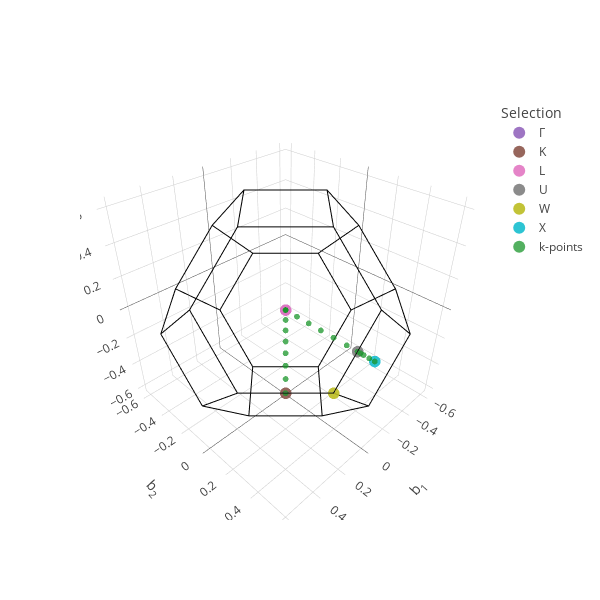

The notebook cell this image was saved under:
### Code cell
# We can display our Brillouin zone with all special points and the sampled band path
scf.kpts.build().view()

### Figure 1 — Plotly figure (JSON) as saved in the notebook; plotly's stock layout.template omitted (floating-point values rounded to 4 significant figures)
{"data": [{"marker": {"color": "black", "size": 0.1}, "name": "Brillouin zone", "showlegend": false, "type": "scatter3d", "x": [0.6122, 0.3061, 2.825e-16, 3.227e-16, 0.3061, 0.6122, 0.6122], "y": [1.715e-16, 1.21e-16, 0.3061, 0.6122, 0.6122, 0.3061, 1.715e-16], "z": [-0.3061, -0.6122, -0.6122, -0.3061, -2.32e-16, -1.715e-16, -0.3061]}, {"marker": {"color": "black", "size": 0.1}, "name": "Brillouin zone", "showlegend": false, "type": "scatter3d", "x": [2.825e-16, -0.3061, -1.988e-17, 0.3061, 2.825e-16], "y": [0.3061, -2.419e-16, -0.3061, 1.21e-16, 0.3061], "z": [-0.6122, -0.6122, -0.6122, -0.6122, -0.6122]}, {"marker": {"color": "black", "size": 0.1}, "name": "Brillouin zone", "showlegend": false, "type": "scatter3d", "x": [-1.988e-17, 4.018e-17, -0.3061, -0.6122, -0.6122, -0.3061, -1.988e-17], "y": [-0.3061, -0.6122, -0.6122, -0.3061, -8.078e-17, -2.419e-16, -0.3061], "z": [-0.6122, -0.3061, 2.32e-16, 1.715e-16, -0.3061, -0.6122, -0.6122]}, {"marker": {"color": "black", "size": 0.1}, "name": "Brillouin zone", "showlegend": false, "type": "scatter3d", "x": [0.6122, 0.3061, -2.22e-16, -2.22e-16, 0.3061, 0.6122, 0.6122], "y": [1.11e-16, 0.0, -0.3061, -0.6122, -0.6122, -0.3061, 1.11e-16], "z": [0.3061, 0.6122, 0.6122, 0.3061, -1.11e-16, 0.0, 0.3061]}, {"marker": {"color": "black", "size": 0.1}, "name": "Brillouin zone", "showlegend": false, "type": "scatter3d", "x": [0.6122, 0.6122, 0.6122, 0.6122, 0.6122], "y": [1.715e-16, -0.3061, 1.11e-16, 0.3061, 1.715e-16], "z": [-0.3061, 0.0, 0.3061, -1.715e-16, -0.3061]}, {"marker": {"color": "black", "size": 0.1}, "name": "Brillouin zone", "showlegend": false, "type": "scatter3d", "x": [4.018e-17, -0.3061, -2.22e-16, 0.3061, 4.018e-17], "y": [-0.6122, -0.6122, -0.6122, -0.6122, -0.6122], "z": [-0.3061, 2.32e-16, 0.3061, -1.11e-16, -0.3061]}, {"marker": {"color": "black", "size": 0.1}, "name": "Brillouin zone", "showlegend": false, "type": "scatter3d", "x": [0.6122, 0.3061, -1.988e-17, 4.018e-17, 0.3061, 0.6122, 0.6122], "y": [1.715e-16, 1.21e-16, -0.3061, -0.6122, -0.6122, -0.3061, 1.715e-16], "z": [-0.3061, -0.6122, -0.6122, -0.3061, -1.11e-16, 0.0, -0.3061]}, {"marker": {"color": "black", "size": 0.1}, "name": "Brillouin zone", "showlegend": false, "type": "scatter3d", "x": [-0.6122, -0.3061, 1.11e-16, 0.0, -0.3061, -0.6122, -0.6122], "y": [-1.11e-16, 0.0, 0.3061, 0.6122, 0.6122, 0.3061, -1.11e-16], "z": [0.3061, 0.6122, 0.6122, 0.3061, 0.0, 1.11e-16, 0.3061]}, {"marker": {"color": "black", "size": 0.1}, "name": "Brillouin zone", "showlegend": false, "type": "scatter3d", "x": [3.227e-16, -0.3061, 0.0, 0.3061, 3.227e-16], "y": [0.6122, 0.6122, 0.6122, 0.6122, 0.6122], "z": [-0.3061, 0.0, 0.3061, -2.32e-16, -0.3061]}, {"marker": {"color": "black", "size": 0.1}, "name": "Brillouin zone", "showlegend": false, "type": "scatter3d", "x": [0.3061, 1.11e-16, -0.3061, -2.22e-16, 0.3061], "y": [0.0, 0.3061, 0.0, -0.3061, 0.0], "z": [0.6122, 0.6122, 0.6122, 0.6122, 0.6122]}, {"marker": {"color": "black", "size": 0.1}, "name": "Brillouin zone", "showlegend": false, "type": "scatter3d", "x": [-0.6122, -0.6122, -0.6122, -0.6122, -0.6122], "y": [-0.3061, -8.078e-17, 0.3061, -1.11e-16, -0.3061], "z": [1.715e-16, -0.3061, 1.11e-16, 0.3061, 1.715e-16]}, {"marker": {"color": "black", "size": 0.1}, "name": "Brillouin zone", "showlegend": false, "type": "scatter3d", "x": [-0.6122, -0.3061, -2.22e-16, -2.22e-16, -0.3061, -0.6122, -0.6122], "y": [-0.3061, -0.6122, -0.6122, -0.3061, 0.0, -1.11e-16, -0.3061], "z": [1.715e-16, 2.32e-16, 0.3061, 0.6122, 0.6122, 0.3061, 1.715e-16]}, {"marker": {"color": "black", "size": 0.1}, "name": "Brillouin zone", "showlegend": false, "type": "scatter3d", "x": [0.3061, 1.11e-16, 0.0, 0.3061, 0.6122, 0.6122, 0.3061], "y": [0.0, 0.3061, 0.6122, 0.6122, 0.3061, 1.11e-16, 0.0], "z": [0.6122, 0.6122, 0.3061, -2.32e-16, -1.715e-16, 0.3061, 0.6122]}, {"marker": {"color": "black", "size": 0.1}, "name": "Brillouin zone", "showlegend": false, "type": "scatter3d", "x": [-0.6122, -0.3061, 2.825e-16, 3.227e-16, -0.3061, -0.6122, -0.6122], "y": [-8.078e-17, -2.419e-16, 0.3061, 0.6122, 0.6122, 0.3061, -8.078e-17], "z": [-0.3061, -0.6122, -0.6122, -0.3061, 0.0, 1.11e-16, -0.3061]}, {"marker": {"opacity": 0.9, "size": 4}, "mode": "markers", "name": "Γ", "type": "scatter3d", "x": [0], "y": [0], "z": [0]}, {"marker": {"opacity": 0.9, "size": 4}, "mode": "markers", "name": "K", "type": "scatter3d", "x": [0.4592], "y": [0.4592], "z": [-5.551e-17]}, {"marker": {"opacity": 0.9, "size": 4}, "mode": "markers", "name": "L", "type": "scatter3d", "x": [0.3061], "y": [0.3061], "z": [0.3061]}, {"marker": {"opacity": 0.9, "size": 4}, "mode": "markers", "name": "U", "type": "scatter3d", "x": [0.1531], "y": [0.6122], "z": [0.1531]}, {"marker": {"opacity": 0.9, "size": 4}, "mode": "markers", "name": "W", "type": "scatter3d", "x": [0.3061], "y": [0.6122], "z": [-5.551e-17]}, {"marker": {"opacity": 0.9, "size": 4}, "mode": "markers", "name": "X", "type": "scatter3d", "x": [5.551e-17], "y": [0.6122], "z": [-5.551e-17]}, {"marker": {"color": "#1a962b", "opacity": 0.75, "size": 2}, "mode": "markers", "name": "k-points", "type": "scatter3d", "x": [0.3061, 0.2551, 0.2041, 0.1531, 0.102, 0.05102, 0.0, 6.939e-18, 1.388e-17, 2.776e-17, 2.776e-17, 2.776e-17, 5.551e-17, 5.551e-17, 0.05102, 0.102, 0.1531, 0.4592, 0.3936, 0.328, 0.2624, 0.1968, 0.1312, 0.06559, 0.0], "y": [0.3061, 0.2551, 0.2041, 0.1531, 0.102, 0.05102, 0.0, 0.08746, 0.1749, 0.2624, 0.3498, 0.4373, 0.5248, 0.6122, 0.6122, 0.6122, 0.6122, 0.4592, 0.3936, 0.328, 0.2624, 0.1968, 0.1312, 0.06559, 0.0], "z": [0.3061, 0.2551, 0.2041, 0.1531, 0.102, 0.05102, 0.0, -6.939e-18, -1.388e-17, -2.776e-17, -2.776e-17, -2.776e-17, -5.551e-17, -5.551e-17, 0.05102, 0.102, 0.1531, -5.551e-17, -1.11e-16, -5.551e-17, -5.551e-17, -5.551e-17, -2.776e-17, -1.388e-17, 0.0]}], "layout": {"height": 600, "hoverlabel": {"bgcolor": "black"}, "legend": {"itemsizing": "constant", "title": {"text": "Selection"}}, "scene": {"aspectmode": "data", "xaxis": {"title": {"text": "b<sub>1</sub>"}}, "yaxis": {"title": {"text": "b<sub>2</sub>"}}, "zaxis": {"title": {"text": "b<sub>3</sub>"}}}, "width": 600}}
